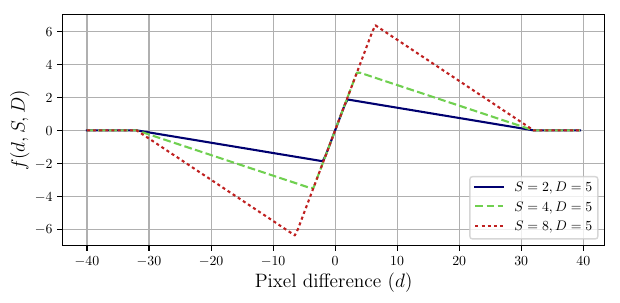

Recreate this plot in Python.
#!/usr/bin/python

import matplotlib.pyplot as plt
import numpy as np

def constraint(d, S, D):
    return (d>0)*np.minimum(d,np.maximum(0, S - d/(2**D/S))) + (d<0)*np.maximum(d,np.minimum(0, -d/(2**D/S)-S))

d=np.arange(-40, 40, .5)

f = plt.figure(figsize=(7, 3))
plt.rc('text', usetex=True)
plt.rc('font', family='serif')

line1, = plt.plot(d, constraint(d, 2, 5), color='#000070', label='$S=2, D=5$')
line2, = plt.plot(d, constraint(d, 4, 5), color='#70D050', linestyle='--', label='$S=4, D=5$')
line3, = plt.plot(d, constraint(d, 8, 5), color='#C02020', linestyle=':', label='$S=8, D=5$')
plt.xlabel('Pixel difference ($d$)', fontsize=14)
plt.ylabel('$f(d,S,D)$', fontsize=14)
plt.legend(handles=[line1, line2, line3], loc=4)
plt.grid(True)
#plt.show()

f.savefig("strength.pdf", bbox_inches='tight')
